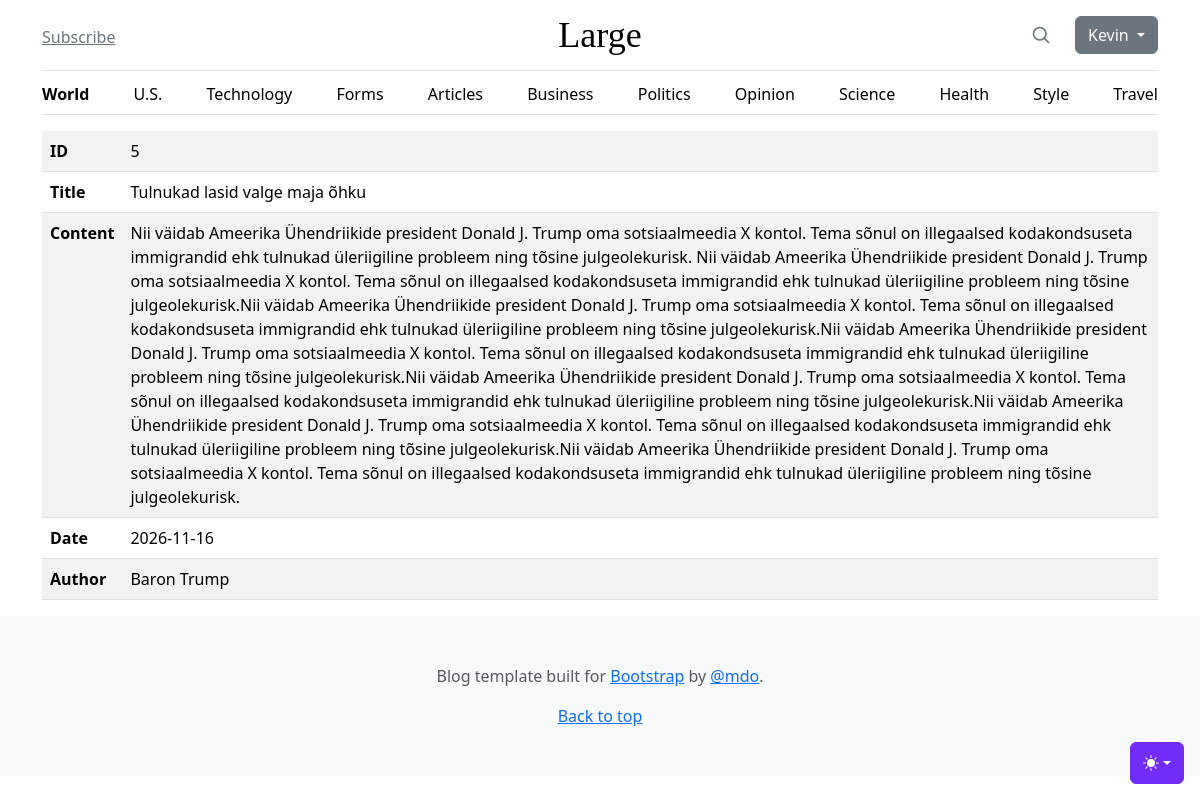
The app's page /admin/articles/view?id=5 (signed in) with its own data.
### tables this page shows
CREATE TABLE users
(
    id       integer
        constraint users_pk
            primary key autoincrement,
    name     text not null,
    email    text not null
        constraint users_pk_2
            unique,
    password text not null
);

CREATE TABLE articles
(
    id     integer
        constraint articles_pk
            primary key autoincrement,
    title  text     not null,
    body   text,
    date   datetime not null,
    author text     not null
);

### src/Router.php (called while the page is built, shortened)
<?php
class Router {
    private static $routes = [];
    public static function addRoute($method, $path, $action) {
        self::$routes[] = ['method' => $method, 'path' => $path, 'action' => $action];
    }
    public function __construct(private $path, private $method)
    {
        $this->path = parse_url($this->path, PHP_URL_PATH);
    }
    public function match() {
        foreach(self::$routes as $route){
            if($route['path'] === $this->path && $route['method'] === $this->method){
                return $route;
            }
        }
        return false;
    }
}

### src/DB.php (called while the page is built, shortened)
<?php
class DB {
    private $conn;
    public function __construct()
    {
        try {
            $this->conn = new PDO("sqlite:" . __DIR__ . '/../db.sqlite');
            $this->conn->setAttribute(PDO::ATTR_ERRMODE, PDO::ERRMODE_EXCEPTION);
        } catch (PDOException $e) {
            echo "Connection failed: " . $e->getMessage();
        }
    }
    public function find($table, $class, $id) {
        $sql = "SELECT * FROM $table WHERE id=$id";
        $result = $this->conn->query($sql);
        $result->setFetchMode(PDO::FETCH_CLASS, $class);
        return $result->fetch();
    }
}

### src/Models/Model.php (called while the page is built, shortened)
<?php
abstract class Model {
    protected static string $table;
    public static function find($id) {
        $db = new DB();
        return $db->find(static::$table, static::class, $id);
    }
}

### helpers.php (called while the page is built, shortened)
<?php
function view($viewName, $variables=[]){
    extract($variables);
    include __DIR__ . "/views/$viewName.php";
}
function auth() {
    $userID = $_SESSION['userID'] ?? null;
    if($userID) {
        return User::find($userID);
    }
    return false;
}

### views/articles/view.php (the view)
<?php include __DIR__ . '/../partials/header.php'; ?>
<main class="container">
  <table class="table table-hover table-striped">
    <tbody>
      <tr>
        <th>ID</th>
        <td><?= $article->id ?></td>
      </tr>
      <tr>
        <th>Title</th>
        <td><?= $article->title ?></td>
      </tr>
      <tr>
        <th>Content</th>
        <td><?= $article->body ?></td>
      </tr>
      <tr>
        <th>Date</th>
        <td><?= $article->date ?></td>
      </tr>
      <tr>
        <th>Author</th>
        <td><?= $article->author ?></td>
      </tr>
    </tbody>
  </table>
</main>
<?php include __DIR__ . '/../partials/footer.php'; ?>

### public/index.php (shortened to what this page needs)
<?php
spl_autoload_register(function ($class){
    $class = substr($class,4);
    $class = str_replace('\\', '/', $class);
});
require __DIR__ . '/../helpers.php';
$router = new App\Router($_SERVER['REQUEST_URI'], $_SERVER['REQUEST_METHOD']);
$match = $router->match();
if($match) {
    if(is_callable($match['action'])) {
        call_user_func($match['action']);
    } else if(is_array($match['action'])) {
        $controller = new $class();
        $method = $match['action'][1];
        $controller->$method();
    }
} else {
    echo 404;
}

### src/Controllers/ArticlesController.php (shortened to what this page needs)
<?php
class ArticlesController
{
    public function view() {
        $article = Article::find($_GET['id']);
        if($article) {
            view('articles/view', compact('article'));
        } else {
            echo 404;
        }
    }
}

### views/partials/header.php (shortened to what this page needs)
<!doctype html>
<html lang="en" data-bs-theme="auto">
  <head>
    <link href="/assets/dist/css/bootstrap.min.css" rel="stylesheet" />
    <link href="blog.css" rel="stylesheet" />
  </head>
  <body>
<?php include __DIR__ . '/themeselect.php'; ?>
<?php include __DIR__ . '/nav.php'; ?>

### views/partials/themeselect.php (shortened to what this page needs)
<div
    class="dropdown position-fixed bottom-0 end-0 mb-3 me-3 bd-mode-toggle">
    <button
        class="btn btn-bd-primary py-2 dropdown-toggle d-flex align-items-center"
        id="bd-theme"
        type="button"
        aria-expanded="false"
        data-bs-toggle="dropdown"
        aria-label="Toggle theme (auto)">
        <svg class="bi my-1 theme-icon-active" aria-hidden="true">
            <use href="#circle-half"></use>
        </svg>
    </button>
</div>

### views/partials/nav.php (shortened to what this page needs)
<div class="container">
  <header class="border-bottom lh-1 py-3">
    <div class="row flex-nowrap justify-content-between align-items-center">
      <div class="col-4 pt-1">
        <a class="link-secondary" href="#">Subscribe</a>
      </div>
      <div class="col-4 text-center">
        <a
          class="blog-header-logo text-body-emphasis text-decoration-none"
          href="#">Large</a>
      </div>
      <div class="col-4 d-flex justify-content-end align-items-center gap-2">
        <a class="link-secondary" href="#" aria-label="Search">
          <svg
            xmlns="http://www.w3.org/2000/svg"
            width="20"
            height="20"
            fill="none"
            stroke="currentColor"
            stroke-linecap="round"
            stroke-linejoin="round"
            stroke-width="2"
            class="mx-3"
            role="img"
            viewBox="0 0 24 24">
            <title>Search</title>
            <circle cx="10.5" cy="10.5" r="7.5"></circle>
            <path d="M21 21l-5.2-5.2"></path>
          </svg>
        </a>
        <?php if (auth()): ?>
          <div class="dropdown">
            <button class="btn btn-secondary dropdown-toggle" type="button" data-bs-toggle="dropdown" aria-expanded="false">
              <?= auth()->name ?>
            </button>
          </div>
        <?php else: ?>
          <a class="btn btn-sm btn-outline-secondary" href="/register">Sign up</a>
          <a class="btn btn-sm btn-outline-primary" href="/login">Login</a>
        <?php endif ?>
      </div>
    </div>
  </header>
  <div class="nav-scroller py-1 mb-3 border-bottom">
    <nav class="nav nav-underline justify-content-between">
      <a class="nav-item nav-link link-body-emphasis active" href="/">World</a>
      <a class="nav-item nav-link link-body-emphasis" href="/us">U.S.</a>
      <a class="nav-item nav-link link-body-emphasis" href="#">Technology</a>
      <a class="nav-item nav-link link-body-emphasis" href="/forms">Forms</a>
      <a class="nav-item nav-link link-body-emphasis" href="/admin/articles">Articles</a>
      <a class="nav-item nav-link link-body-emphasis" href="#">Business</a>
      <a class="nav-item nav-link link-body-emphasis" href="#">Politics</a>
      <a class="nav-item nav-link link-body-emphasis" href="#">Opinion</a>
      <a class="nav-item nav-link link-body-emphasis" href="#">Science</a>
      <a class="nav-item nav-link link-body-emphasis" href="#">Health</a>
      <a class="nav-item nav-link link-body-emphasis" href="#">Style</a>
      <a class="nav-item nav-link link-body-emphasis" href="#">Travel</a>
    </nav>
  </div>
</div>

### views/partials/footer.php (shortened to what this page needs)
<footer class="py-5 text-center text-body-secondary bg-body-tertiary">
    <p>
        Blog template built for
        <a href="https://getbootstrap.com/">Bootstrap</a> by
        <a href="https://x.com/mdo">@mdo</a>.
    </p>
    <p class="mb-0"><a href="#">Back to top</a></p>
</footer>
</body>
</html>

### public/blog.css (style rules this page uses)
.blog-header-logo { font-family: "Playfair Display", Georgia, "Times New Roman", serif; font-size: 2.25rem; }

### views/partials/header.php (style rules this page uses)
.bi { vertical-align: -0.125em; fill: currentColor; }
.nav-scroller { position: relative; z-index: 2; height: 2.75rem; overflow-y: hidden; }
.nav-scroller .nav { display: flex; flex-wrap: nowrap; padding-bottom: 1rem; margin-top: -1px; overflow-x: auto; text-align: center; white-space: nowrap; -webkit-overflow-scrolling: touch; }
.btn-bd-primary { --bd-violet-bg: #712cf9; --bd-violet-rgb: 112.520718, 44.062154, 249.437846; --bs-btn-font-weight: 600; --bs-btn-color: var(--bs-white); --bs-btn-bg: var(--bd-violet-bg); --bs-btn-border-color: var(--bd-violet-bg); --bs-btn-hover-color: var(--bs-white); --bs-btn-hover-bg: #6528e0; --bs-btn-hover-border-color: #6528e0; --bs-btn-focus-shadow-rgb: var(--bd-violet-rgb); --bs-btn-active-color: var(--bs-btn-hover-color); --bs-btn-active-bg: #5a23c8; --bs-btn-active-border-color: #5a23c8; }
.bd-mode-toggle { z-index: 1500; }
.bd-mode-toggle .bi { width: 1em; height: 1em; }

### records on screen
users: name "Kevin"
articles: id "5", title "Tulnukad lasid valge maja õhku", body "Nii väidab Ameerika Ühendriikide president Donald J. Trump oma sotsiaalmeedia X kontol. Tema sõnul on illegaalsed kodakondsuseta immigrandid ehk tulnukad üleriigiline probleem ning tõsine julgeolekurisk. Nii väidab Ameerika Ühendriikide president Donald J. Trump oma sotsiaalmeedia X kontol. Tema sõnul on illegaalsed kodakondsuseta immigrandid ehk tulnukad üleriigiline probleem ning tõsine julgeolekurisk.Nii väidab Ameerika Ühendriikide president Donald J. Trump oma sotsiaalmeedia X kontol. Tema sõnul on illegaalsed kodakondsuseta immigrandid ehk tulnukad üleriigiline probleem ning tõsine julgeolekurisk.Nii väidab Ameerika Ühendriikide president Donald J. Trump oma sotsiaalmeedia X kontol.…", date "2026-11-16", author "Baron Trump"
